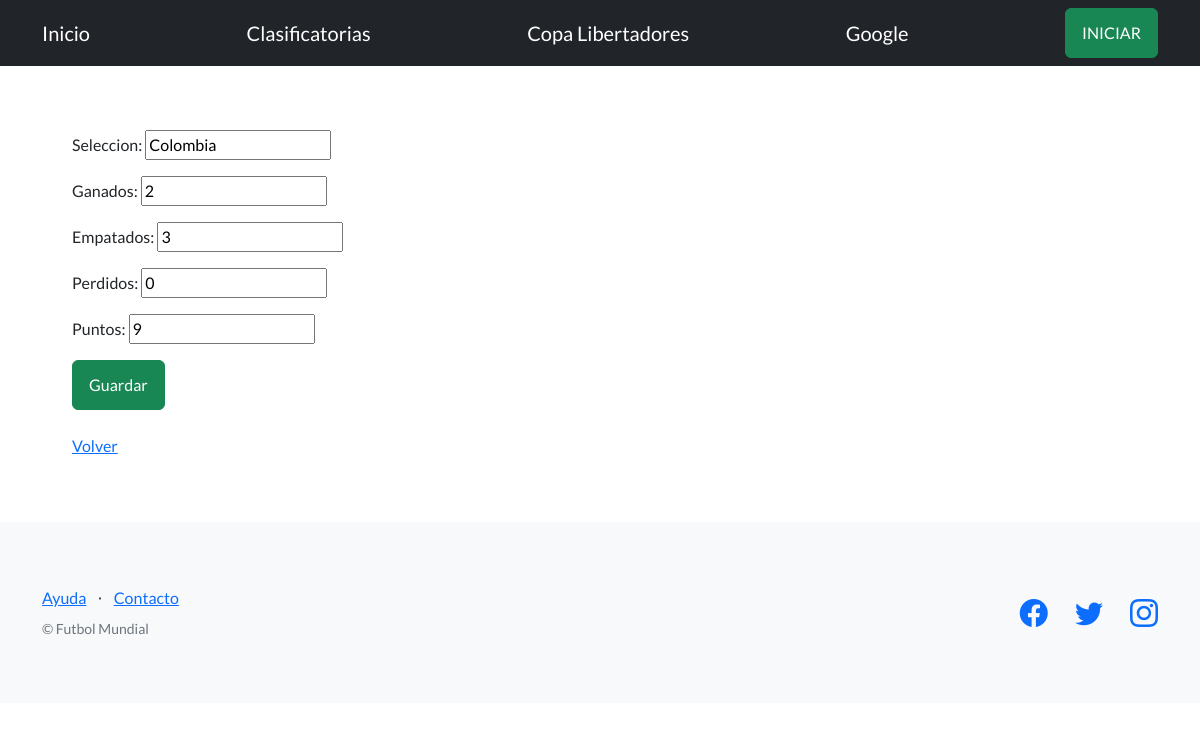
Page /futbol/editar-seleccion/1/ on the committed database.
### control/models.py (models this page shows, shortened)
class Clasificatorias(models.Model):
    seleccion=models.CharField(max_length=100)
    ganados=models.IntegerField()
    empatados=models.IntegerField()
    perdidos=models.IntegerField()
    puntos=models.IntegerField()

### control/views.py (the view)
# urls.py: path("editar-seleccion/<int:id>/", editar_seleccion, name="editar_seleccion"),
def editar_seleccion(request, id):
    equipos = Clasificatorias.objects.get(id=id)
    if request.method == "POST":
        formulario = CrearSeleccion(request.POST)
        if formulario.is_valid():
            data = formulario.cleaned_data
            equipos.seleccion = data['seleccion']
            equipos.ganados = data['ganados']
            equipos.empatados = data['empatados']
            equipos.perdidos = data['perdidos']
            equipos.puntos = data['puntos']
            equipos.save()
            url_exitosa = reverse('selecciones')
            return redirect(url_exitosa)
    else:
        inicial = {
            'seleccion': equipos.seleccion,
            'ganados': equipos.ganados,
            'empatados': equipos.empatados,
            'perdidos': equipos.perdidos,
            'puntos': equipos.puntos,
        }
        formulario = CrearSeleccion(initial=inicial)
    return render(
        request=request,
        template_name='control/formulario_selecciones.html',
        context={'formulario': formulario},
    )

### control/forms.py
class CrearSeleccion(forms.Form):
    seleccion = forms.CharField(required=True, max_length=100)
    ganados = forms.IntegerField(required=True, max_value=20000)
    empatados = forms.IntegerField(required=True, max_value=20000)
    perdidos = forms.IntegerField(required=True, max_value=20000)
    puntos = forms.IntegerField(required=True, max_value=20000)

### control/templates/control/formulario_selecciones.html (shortened to what this page needs)
{% extends "base.html" %}
{% block contenido %}
<div class="container">
<form method="post">
  {{ formulario.as_p }}
  <input class="btn btn-success" type="submit" value="Guardar"/>
</form>
<br>
<a href="{% url 'selecciones' %}">Volver</a>
</div>
{% endblock contenido %}

### rows in the picture
Clasificatorias: seleccion "Colombia", ganados "2", empatados "3", perdidos "0", puntos "9"
